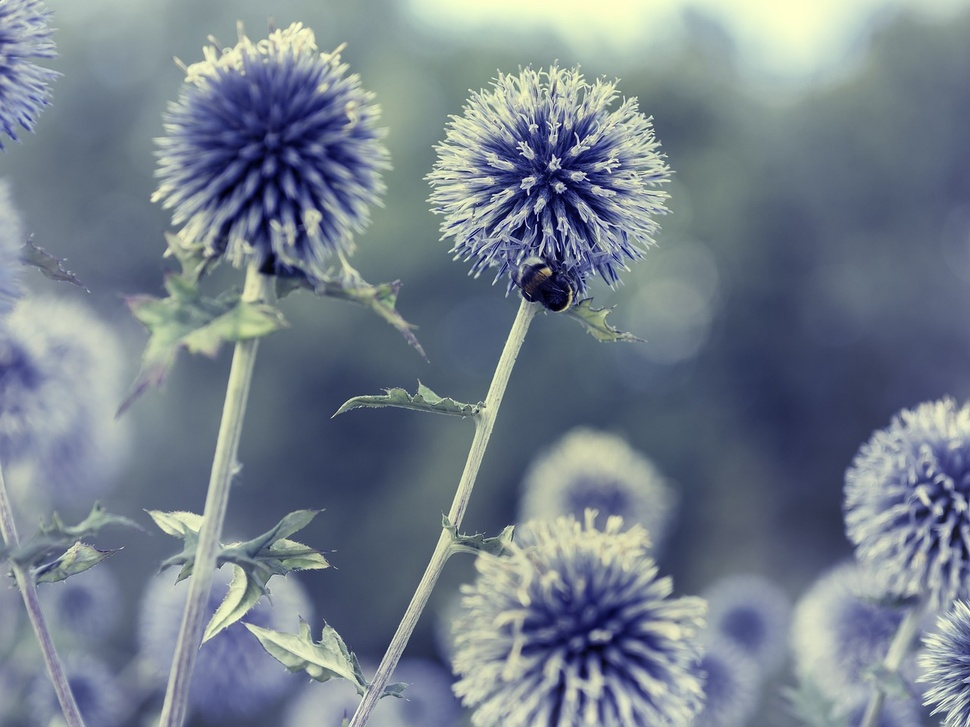
#> input picture prasun/LAB_03/lenna.jpg, 970 x 727 px, shrunk from 1280 x 960 before the run, found by its file name
$ python qn_no_1.py
#> lines starting #> are read from the running program, lines starting #| are printed output that depends on the picture
import matplotlib.pyplot as plt
from PIL import Image

img = Image.open('prasun/LAB_03/lenna.jpg')
#> img is the input picture: PIL image 970x727 RGB; mean R, G, B 117.5, 128.4, 140.7

img = img.convert('L')
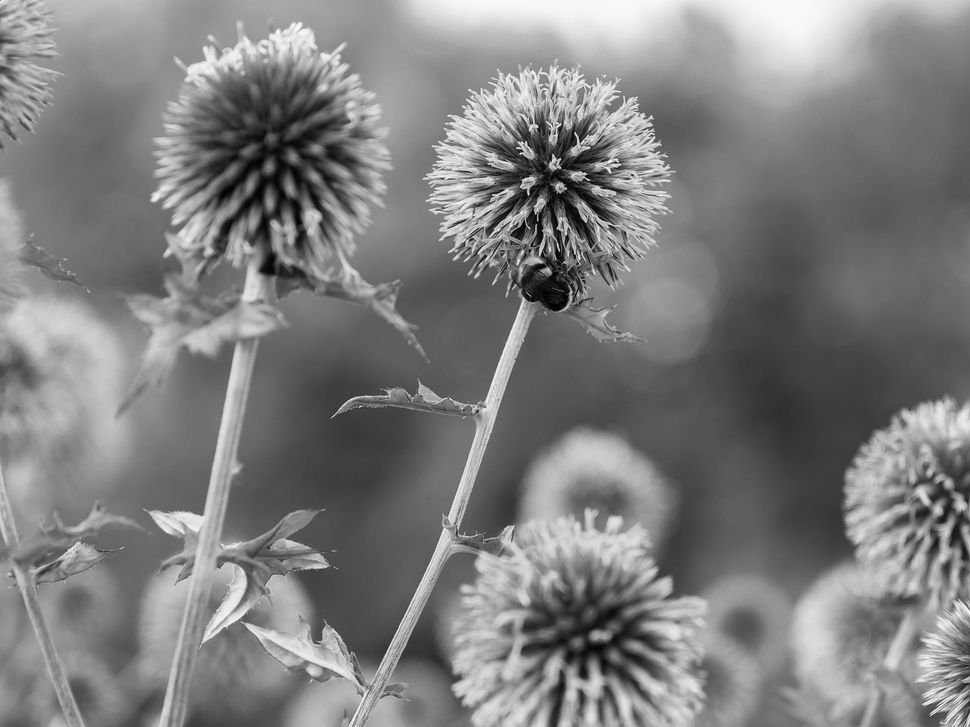
#> img: PIL image 970x727 L; min 1, max 253, mean 126.5

pixels = list(img.getdata())
#> pixels = 705190 items

plt.hist(pixels, bins=256, range=(0, 255), color='gray', alpha=0.8)

plt.xlabel('Pixel Value')
plt.ylabel('Frequency')
plt.title('Histogram of Lenna.jpg')

plt.show()
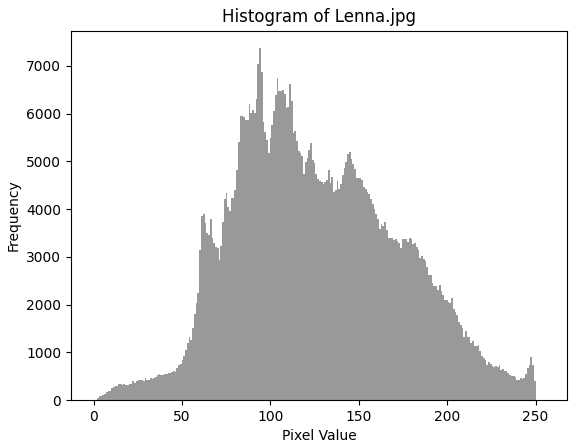
#> figure drawn by matplotlib, 1 panel; tallest bar 7367 high, from x = 93.63 to 94.63

$ run again, with prasun/LAB_03/boat.jpg copied over prasun/LAB_03/lenna.jpg
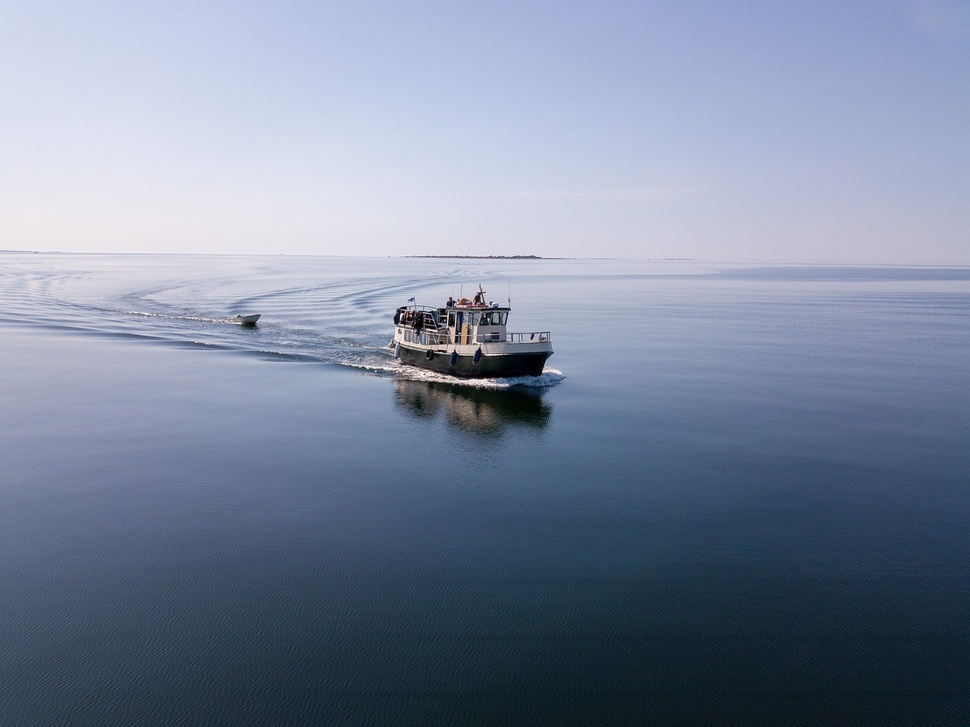
#> input picture prasun/LAB_03/boat.jpg, 970 x 727 px, shrunk from 1280 x 959 before the run, found by its file name
#> img is the input picture: PIL image 970x727 RGB; mean R, G, B 124, 135.5, 157.3
#> `img = img.convert('L')`:
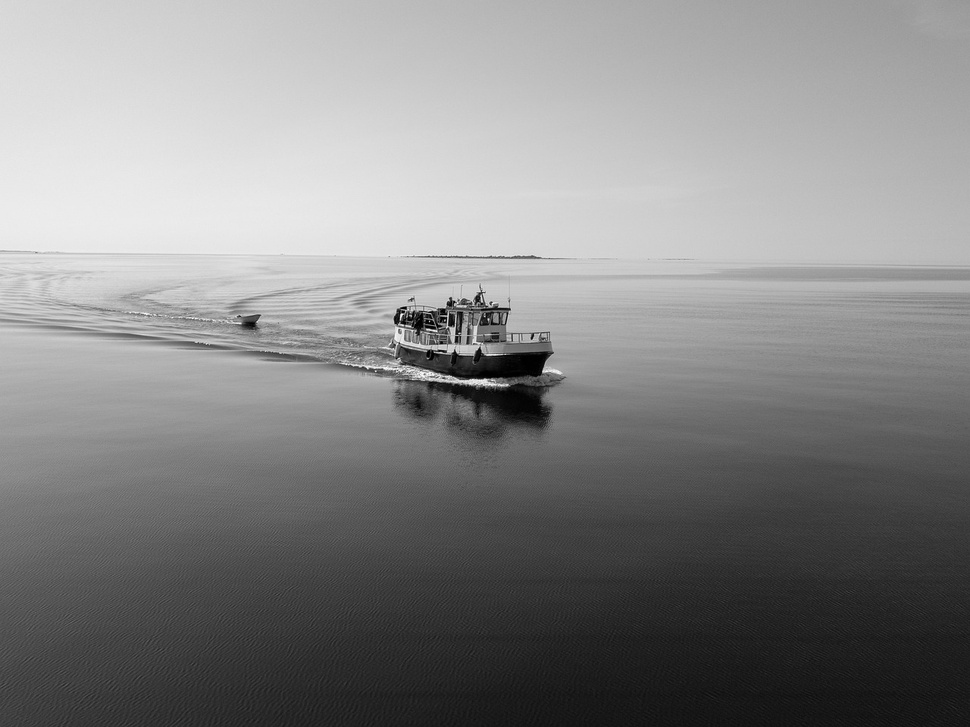
#> img: PIL image 970x727 L; min 0, max 254, mean 134.5
#> pixels = 705190 items
#> `plt.show()`:
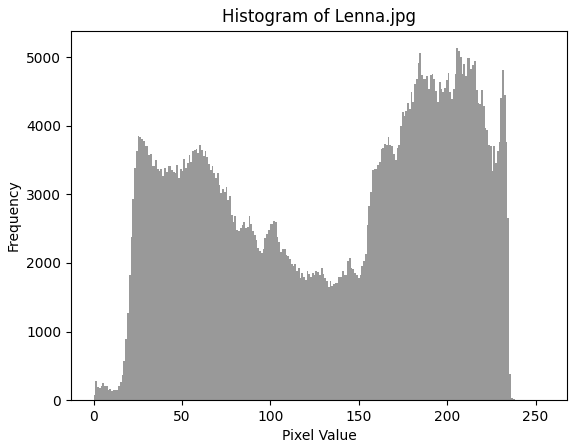
#> figure drawn by matplotlib, 1 panel; tallest bar 5131 high, from x = 205.2 to 206.2
